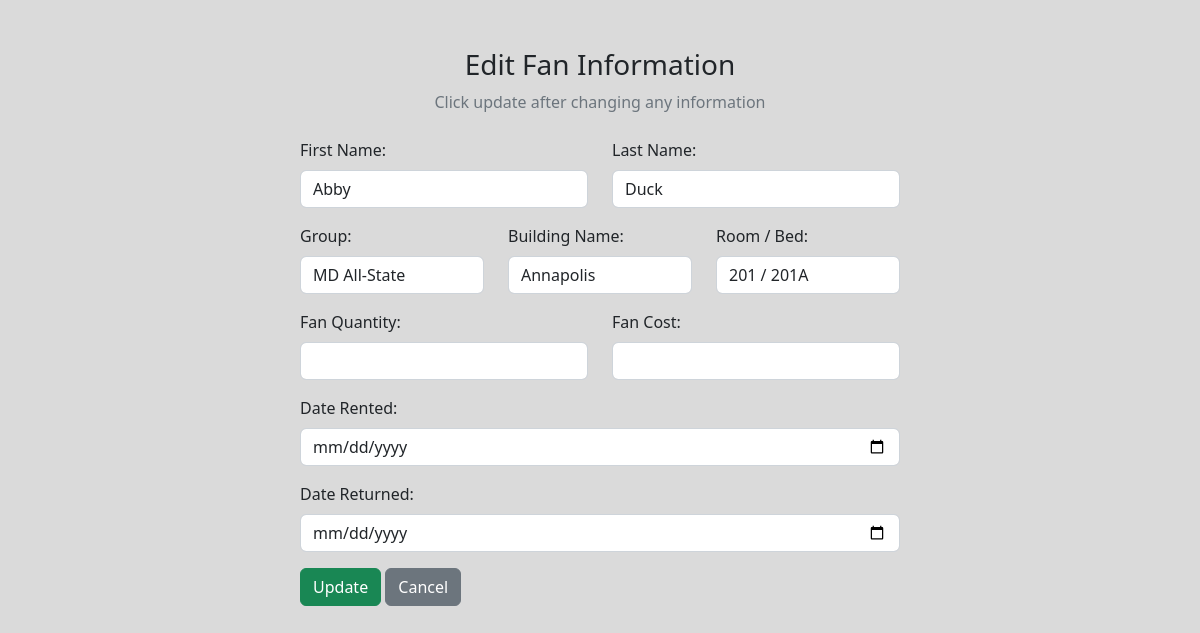
The page /edit_fan.php?id=75 on the database as committed earlier.
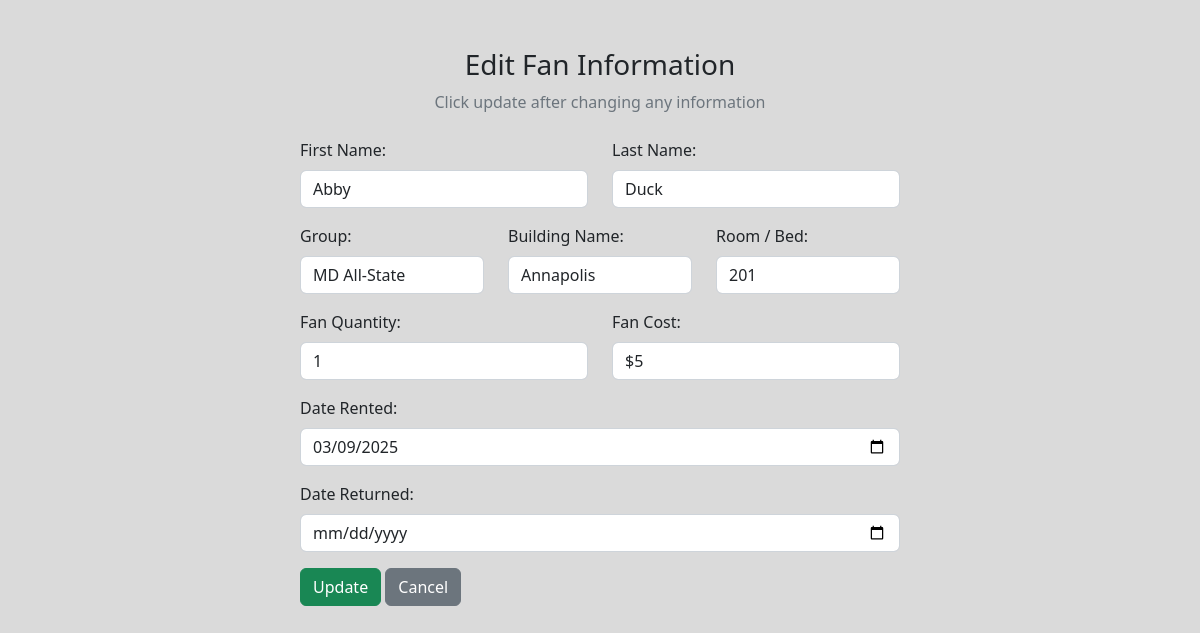
The same page on the database as committed later.
### tables this page shows
CREATE TABLE IF NOT EXISTS `fan` (
  `id` int(11) NOT NULL AUTO_INCREMENT,
  `resident_id` int(11) DEFAULT NULL,
  `first_name` varchar(255) DEFAULT NULL,
  `last_name` varchar(255) DEFAULT NULL,
  `building` varchar(255) DEFAULT NULL,
  `room` varchar(255) DEFAULT NULL,
  `group` varchar(255) DEFAULT NULL,
  `fan_quantity` varchar(255) DEFAULT NULL,
  `fan_cost` varchar(255) DEFAULT NULL,
  `fan_date_rented` date DEFAULT NULL,
  `fan_date_returned` date DEFAULT NULL,
  PRIMARY KEY (`id`),
  KEY `fk_resident_id` (`resident_id`)
);

### edit_fan.php (the view, shortened to what this page needs)
<?php
include "db_conn.php";
$id = $_GET['id'];
$sql = "SELECT co.first_name, co.last_name, co.building, co.room, co.`group`, f.fan_quantity, f.fan_cost, f.fan_date_rented, f.fan_date_returned
        FROM `checkin-out` co
        LEFT JOIN `fan` f ON co.id = f.resident_id OR f.id = '$id'
        WHERE co.id = '$id' LIMIT 1";
$result = mysqli_query($conn, $sql);
$row = mysqli_fetch_assoc($result);
?>
<!DOCTYPE html>
<html lang="en">
<head>
    <link href="https://cdn.jsdelivr.net/npm/bootstrap@5.2.3/dist/css/bootstrap.min.css" rel="stylesheet">
    <link rel="stylesheet" href="https://cdnjs.cloudflare.com/ajax/libs/font-awesome/6.4.0/css/all.min.css">
    <link rel="stylesheet" href="./src/edit.css">
</head>
<body>
    <div class="container">
        <div class="text-center mt-5 mb-4">
            <h3>Edit Fan Information</h3>
            <p class="text-muted">Click update after changing any information</p>
        </div>
        <div class="container d-flex justify-content-center">
            <form action="" method="post" style="width:50vw; min-width:300px" onsubmit="return validateForm()">
                <div class="row mb-3">
                    <div class="col">
                        <label for="first_name" class="form-label">First Name:</label>
                        <input type="text" id="first_name" class="form-control" name="first_name" value="<?php echo htmlspecialchars($row['first_name']); ?>">
                    </div>
                    <div class="col">
                        <label for="last_name" class="form-label">Last Name:</label>
                        <input type="text" id="last_name" class="form-control" name="last_name" value="<?php echo htmlspecialchars($row['last_name']); ?>">
                    </div>
                </div>
                <div class="row mb-3">
                    <div class="col">
                        <label for="group" class="form-label">Group:</label>
                        <select id="group" class="form-control" name="group">
                        <option select hidden><?php echo htmlspecialchars($row['group']); ?></option>
                        </select>
                    </div>
                    <div class="col">
                        <label for="building" class="form-label">Building Name:</label>
                        <select id="building" class="form-control" name="building">
                        <option select hidden><?php echo htmlspecialchars($row['building']); ?></option>
                        </select>
                    </div>
                    <div class="col">
                        <label for="room" class="form-label">Room / Bed:</label>
                        <input type="text" id="room" class="form-control" name="room" value="<?php echo htmlspecialchars($row['room']); ?>">
                    </div>
                </div>
                <div class="row mb-3">
                    <div class="col">
                        <label for="fan_quantity" class="form-label">Fan Quantity:</label>
                        <input type="text" class="form-control" id="fan_quantity" name="fan_quantity" value="<?php echo htmlspecialchars($row['fan_quantity'] ?? ''); ?>">
                    </div>
                    <div class="col">
                        <label for="fan_cost" class="form-label">Fan Cost:</label>
                        <input type="text" class="form-control" id="fan_cost" name="fan_cost" value="<?php echo htmlspecialchars($row['fan_cost'] ?? ''); ?>">
                    </div>
                </div>
                <div class="form-container mb-3">
                    <label for="fan_date_rented" class="form-label">Date Rented:</label>
                    <input type="date" class="form-control" id="fan_date_rented" name="fan_date_rented" value="<?php echo htmlspecialchars($row['fan_date_rented'] ?? ''); ?>">
                </div>
                <div class="form-container mb-3">
                    <label for="fan_date_returned" class="form-label">Date Returned:</label>
                    <input type="date" class="form-control" id="fan_date_returned" name="fan_date_returned" value="<?php echo htmlspecialchars($row['fan_date_returned'] ?? ''); ?>">
                </div>
                <div class="mt-3">
                    <button type="submit" class="btn btn-success" name="submit">Update</button>
                    <a href="fan.php" class="btn btn-secondary">Cancel</a>
                </div>
            </form>
        </div>
    </div>
</body>
</html>

Rows that differ between the two databases and show on the page:
changed checkin-out "Abby": room "201 / 201A" → "201"; fan_quantity (not shown) → "1"; fan_cost (not shown) → "$5"; fan_date_rented (not shown) → "03/09/2025"
